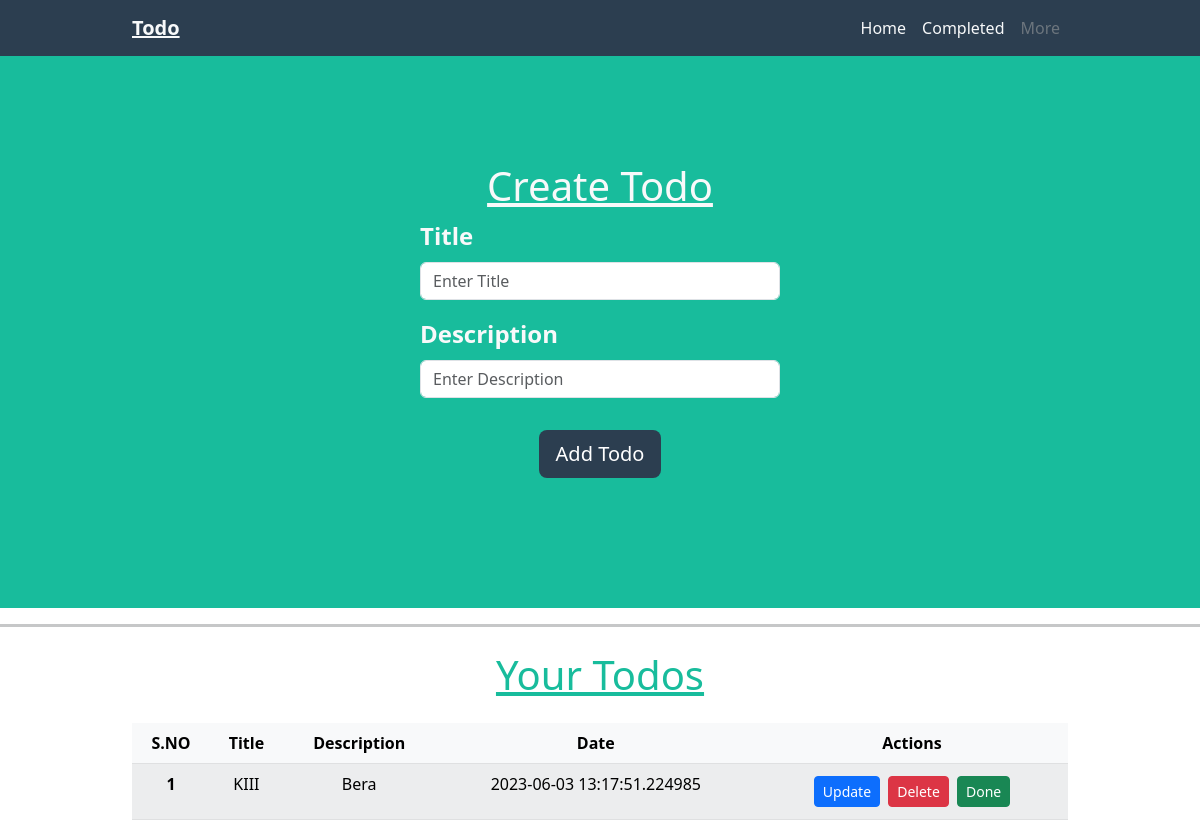
Page /home on the earlier database version.
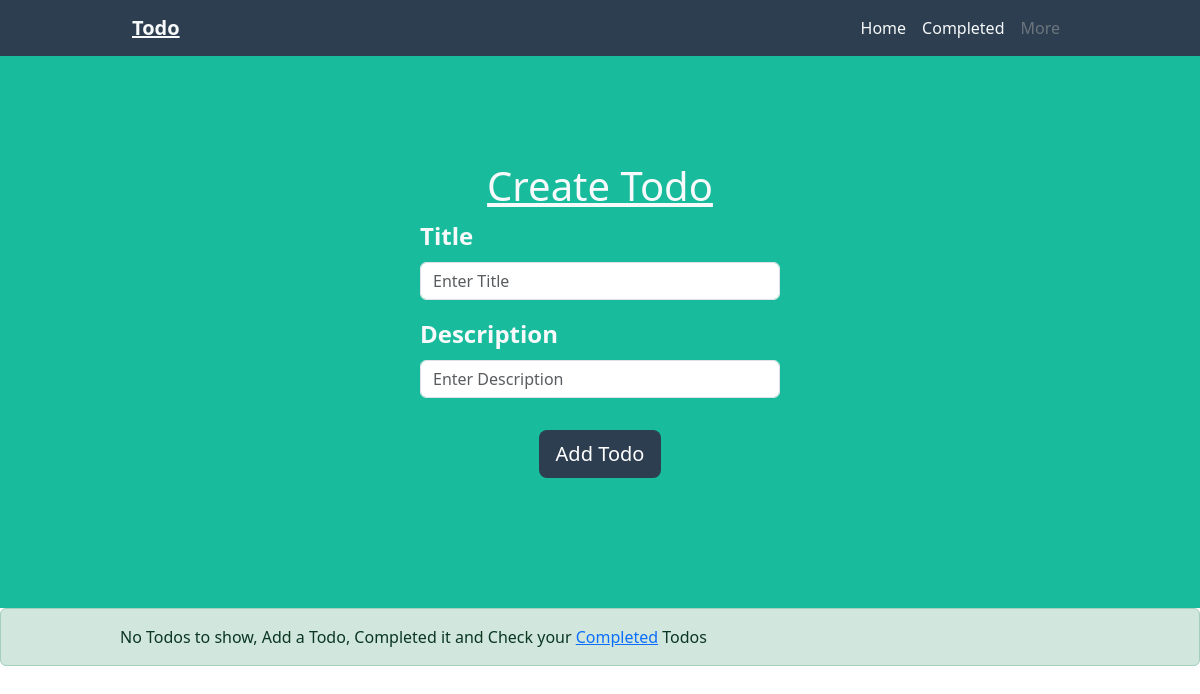
Same page on the later database version.
### app.py (models this page shows, shortened)
class Todo(db.Model):
    sno = db.Column(db.Integer, primary_key=True)
    title = db.Column(db.String(200), nullable=False)
    desc = db.Column(db.String(200), nullable=False)
    date = db.Column(db.DateTime, default=datetime.utcnow)

### app.py (the view, shortened to what this page needs)
@app.route("/", methods=["GET", "POST"])
@app.route("/home", methods=["GET", "POST"])
def home():
    alltodos = Todo.query.all()
    return render_template("home.html", alltodos=alltodos, titles="HOME")

### templates/home.html (shortened to what this page needs)
{% extends 'base.html' %}
{% block body%}
<div class="d-flex mt-5 align-items-center justify-content-center"
  style="width: 100vw;height: 70vh; background-color: #18BC9C;">
  <div class="mx-auto" style="width: 30vw;">
    <h1 class="text-center text-decoration-underline text-light">Create Todo</h1>
    <form action="/home" method="POST">
      <div class="mb-3">
        <label for="exampleInputEmail1" class="form-label fs-4 fw-bold text-light">
          Title
        </label>
        <input type="text" class="form-control" name="title" required placeholder="Enter Title">
      </div>
      <div class="mb-3">
        <label for="exampleInputPassword1" class="form-label fs-4 fw-bold text-light">Description</label>
        <input type="text" class="form-control" name="desc" required placeholder="Enter Description">
      </div>
      <div class="text-center">
        <button type="submit" class="btn text-white btn-lg m-3" style="background-color: #2C3E50;">Add
          Todo</button>
      </div>
    </form>
  </div>
</div>
{% if alltodos|length <=0%} <div class="text-start alert alert-success">
  <div class="mx-auto" style="width: 80vw">
    No Todos to show, Add a Todo, Completed it and Check your <a href="/completed">Completed</a> Todos
  </div>
  </div>
  {% else %}
  <hr class="bg-danger border-3 border-top border-dark">
  <div class=" container mx-auto" style="width: 80vw; color: #18bc9c">
    <h1 class="text-center m-4 text-decoration-underline">Your Todos</h1>
    <table class="table table-light table-striped text-center">
      <thead>
        <tr>
          <th scope="col">S.NO</th>
          <th scope="col">Title</th>
          <th scope="col">Description</th>
          <th scope="col">Date</th>
          <th scope="col">Actions</th>
        </tr>
      </thead>
      <tbody>
        {% for todo in alltodos %}
        <tr>
          <th scope="row">{{loop.index}}</th>
          <td>{{todo.title}}</td>
          <td>{{todo.desc}}</td>
          <td>{{todo.date}}</td>
          <td>
            <a href="/update/{{todo.sno}}" type="button" class="btn btn-primary btn-sm m-1">Update</a>
            <a href="/delete/{{todo.sno}}" type="button" class="btn btn-danger btn-sm">Delete</a>
            <a href="/done/{{todo.sno}}" type="button" class="btn btn-success btn-sm m-1">Done</a>
          </td>
        </tr>
        {% endfor %}
    </table>
    {% endif %}
  </div>
  {% endblock body%}

### templates/base.html (shortened to what this page needs)
<!DOCTYPE html>
<html lang="en">
<head>
    <link href="https://cdn.jsdelivr.net/npm/bootstrap@5.3.0-alpha3/dist/css/bootstrap.min.css" rel="stylesheet"
>
</head>
<body>
    <nav class="navbar navbar-expand-lg" style="background-color: #2C3E50; position: fixed; top: 0; right: 0; left: 0;">
        <div class="container-fluid mx-auto" style="width: 80vw;">
            <a class="navbar-brand text-light fw-bold text-decoration-underline" href="/home">Todo</a>
            <div class="collapse navbar-collapse" id="navbarSupportedContent">
                <form class="d-flex ms-auto">
                    <ul class="navbar-nav me-auto mb-2 mb-lg-0">
                        <li class="nav-item">
                            <a class="nav-link active text-light" aria-current="page" href="/">Home</a>
                        </li>
                        <li class="nav-item">
                            <a class="nav-link text-light" href="/completed">Completed</a>
                        </li>
                        <li class="nav-item">
                            <a class="nav-link text-secondary disabled">More</a>
                        </li>
                    </ul>
                </form>
            </div>
        </div>
    </nav>
    {% block body%}
    {% endblock body%}
</body>
</html>

Differences in the rows shown:
removed Todo: title "KIII", desc "Bera", date "2023-06-03 13:17:51.224985"
Other differences:
text no longer shown: "Your Todos S.NO Title Description Date Actions"
text now shown: "No Todos to show, Add a Todo, Completed it and Check your Completed Todos"
